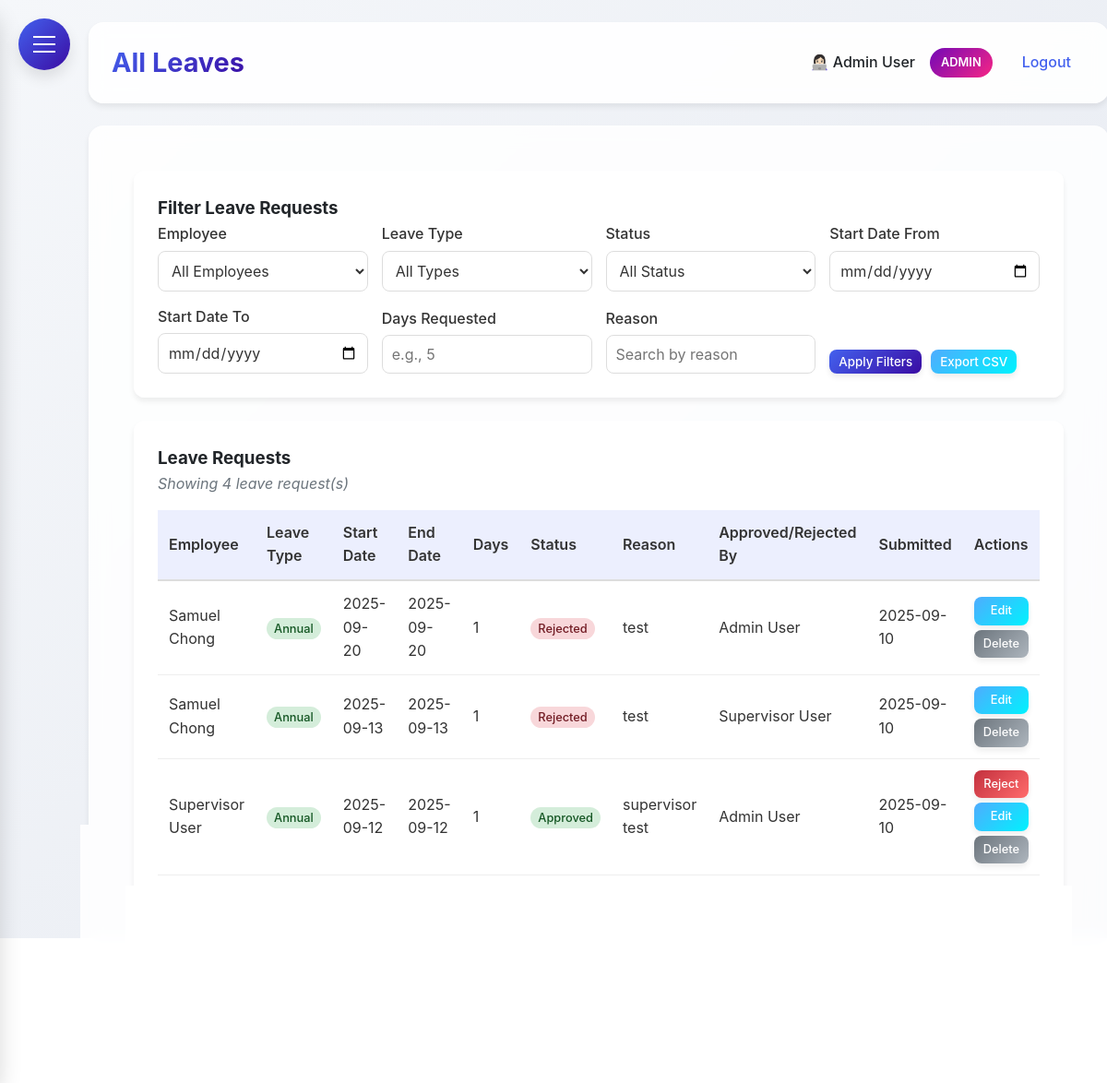
Page /all_leaves (signed in) on the earlier database version.
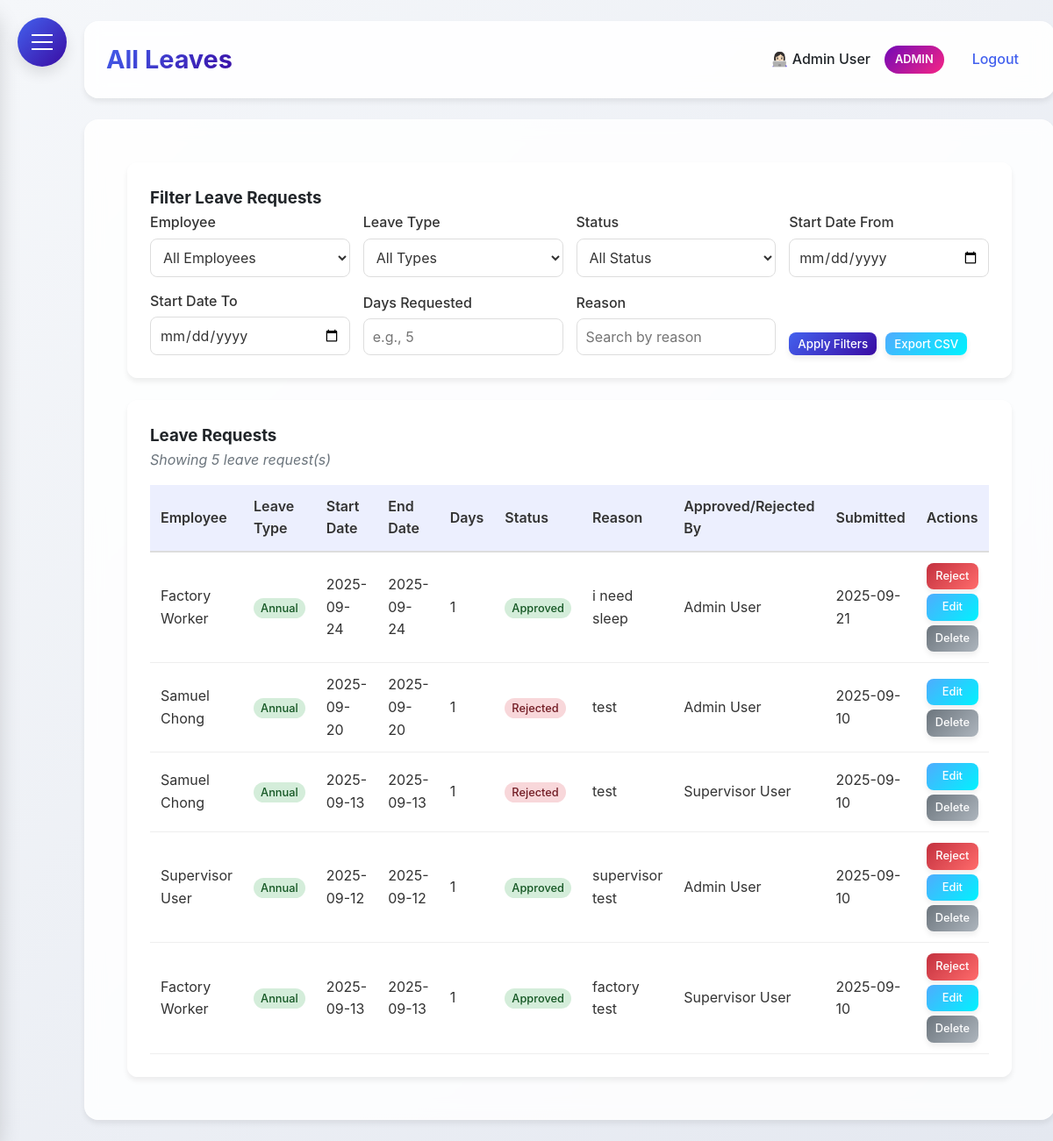
Same page on the later database version.
### HerculesSystem.py (models this page shows, shortened)
class LeaveRequest(db.Model):
    id = db.Column(db.Integer, primary_key=True)
    employee_id = db.Column(db.Integer, db.ForeignKey('employee.id'), nullable=False)
    start_date = db.Column(db.Date, nullable=False)
    end_date = db.Column(db.Date, nullable=False)
    leave_type = db.Column(db.String(50), nullable=False)
    reason = db.Column(db.Text)
    attachment_filename = db.Column(db.String(255))
    status = db.Column(db.String(20), default='pending')
    days_requested = db.Column(db.Integer, nullable=False)
    created_at = db.Column(db.DateTime, default=datetime.utcnow)
    approved_at = db.Column(db.DateTime)
    approved_by_id = db.Column(db.Integer, db.ForeignKey('employee.id'))
    employee = db.relationship('Employee', foreign_keys=[employee_id], backref=db.backref('leave_requests', lazy=True))
    approved_by = db.relationship('Employee', foreign_keys=[approved_by_id])

class Employee(UserMixin, db.Model):
    id = db.Column(db.Integer, primary_key=True)
    username = db.Column(db.String(80), unique=True, nullable=False)
    password = db.Column(db.String(120), nullable=False)
    full_name = db.Column(db.String(120), nullable=False)
    email = db.Column(db.String(120), unique=True, nullable=False)
    nationality = db.Column(db.String(80), nullable=False)
    employee_id = db.Column(db.String(80), unique=True, nullable=False)
    hire_date = db.Column(db.Date)
    is_admin = db.Column(db.Boolean, default=False)
    user_type = db.Column(db.String(20), default='employee')
    last_clock_in = db.Column(db.DateTime)
    last_clock_out = db.Column(db.DateTime)
    last_lunch_start = db.Column(db.DateTime)
    last_lunch_end = db.Column(db.DateTime)
    leave_balances = db.relationship('LeaveBalance', back_populates='employee', lazy=True)

### HerculesSystem.py (the view)
@app.route('/all_leaves')
@login_required
def all_leaves():
    if current_user.user_type not in ['admin', 'supervisor']:
        flash('You do not have permission to view all leaves.', 'danger')
        return redirect(url_for('leaves'))
    employee_id = request.args.get('employee_id', '')
    leave_type = request.args.get('leave_type', '')
    status = request.args.get('status', '')
    start_date_filter = request.args.get('start_date_filter', '')
    end_date_filter = request.args.get('end_date_filter', '')
    days_requested = request.args.get('days_requested', '')
    reason = request.args.get('reason', '')
    Approver = db.aliased(Employee)
    query = db.session.query(
        LeaveRequest,
        Employee.full_name.label('employee_name'),
        db.func.coalesce(Approver.full_name, 'N/A').label('approver_name')
    ).join(
        Employee, LeaveRequest.employee_id == Employee.id
    ).outerjoin(
        Approver, LeaveRequest.approved_by_id == Approver.id
    )
    if employee_id:
        query = query.filter(LeaveRequest.employee_id == employee_id)
    if leave_type:
        query = query.filter(LeaveRequest.leave_type == leave_type)
    if status:
        query = query.filter(LeaveRequest.status == status)
    if start_date_filter:
        try:
            start_date = datetime.strptime(start_date_filter, '%d-%m-%y').date()
            query = query.filter(LeaveRequest.start_date >= start_date)
        except ValueError:
            pass
    if end_date_filter:
        try:
            end_date = datetime.strptime(end_date_filter, '%d-%m-%y').date()
            query = query.filter(LeaveRequest.start_date <= end_date)
        except ValueError:
            pass
    if days_requested:
        try:
            query = query.filter(LeaveRequest.days_requested == int(days_requested))
        except ValueError:
            pass
    if reason:
        query = query.filter(LeaveRequest.reason.ilike(f'%%{reason}%%'))
    results = query.order_by(LeaveRequest.created_at.desc()).all()
    all_requests = []
    for result in results:
        leave_request, employee_name, approver_name = result
        all_requests.append({
            'leave_request': leave_request,
            'employee_name': employee_name,
            'approver_name': approver_name
        })
    employees = Employee.query.all()
    return render_template('all_leaves.html',
                         all_requests=all_requests,
                         employees=employees,
                         filters=request.args)

### HerculesSystem.py (called while the page is built)
@app.after_request
def add_security_headers(response):
    response.headers['Permissions-Policy'] = 'geolocation=()'
    return response

@login_manager.user_loader
def load_user(user_id):
    return db.session.get(Employee, int(user_id))

@app.context_processor
def inject_now():
    return {'now': datetime.utcnow()}

@app.before_request
def before_request():
    if request.url.startswith('https://'):
        new_url = request.url.replace('https://', 'http://', 1)
        return redirect(new_url, code=301)

### templates/all_leaves.html (shortened to what the changed rows need)
{% extends "base.html" %}
{% block content %}
<div class="dashboard-container">
    <div class="glass table-section">
        <h3>Leave Requests</h3>
        {% if all_requests %}
        <p class="filter-summary">
            Showing {{ all_requests|length }} leave request(s)
        </p>
        <div class="table-wrapper">
            <table class="leave-requests-table">
                <thead>
                    <tr>
                        <th>Employee</th>
                        <th>Leave Type</th>
                        <th>Start Date</th>
                        <th>End Date</th>
                        <th>Days</th>
                        <th>Status</th>
                        <th>Reason</th>
                        <th>Approved/Rejected By</th>
                        <th>Submitted</th>
                        <th>Actions</th>
                    </tr>
                </thead>
                <tbody>
                    {% for request_data in all_requests %}
                    {% set request = request_data.leave_request %}
                    <tr>
                        <td>{{ request_data.employee_name }}</td>
                        <td>
                            <span class="leave-type-badge {{ request.leave_type }}">
                                {{ request.leave_type|title }}
                            </span>
                        </td>
                        <td>{{ request.start_date.strftime('%Y-%m-%d') }}</td>
                        <td>{{ request.end_date.strftime('%Y-%m-%d') }}</td>
                        <td>{{ request.days_requested }}</td>
                        <td>
                            <span class="status-badge {{ request.status }}">
                                {{ request.status|title }}
                            </span>
                        </td>
                        <td>{{ request.reason|truncate(30) }}</td>
                        <td>{{ request_data.approver_name }}</td>
                        <td>{{ request.created_at.strftime('%Y-%m-%d') }}</td>
                        <td>
                            <div class="action-buttons">
                                {% if request.status == 'pending' %}
                                <a href="{{ url_for('approve_leave', request_id=request.id) }}" class="btn btn-sm btn-success">Approve</a>
                                <a href="{{ url_for('reject_leave', request_id=request.id) }}" class="btn btn-sm btn-danger">Reject</a>
                                {% elif request.status == 'approved' %}
                                <a href="{{ url_for('reject_approved_leave', request_id=request.id) }}" class="btn btn-sm btn-danger" onclick="return confirm('Are you sure you want to reject this approved leave? An email will be sent to the employee.')">Reject</a>
                                {% endif %}
                                <a href="{{ url_for('admin_edit_leave', request_id=request.id) }}" class="btn btn-sm btn-info">Edit</a>
                                <a href="{{ url_for('admin_delete_leave', request_id=request.id) }}" class="btn btn-sm btn-secondary" onclick="return confirm('Are you sure you want to delete this leave request? This action cannot be undone.')">Delete</a>
                            </div>
                        </td>
                    </tr>
                    {% endfor %}
                </tbody>
            </table>
        </div>
        {% else %}
        <p class="no-results">No leave requests found.</p>
        {% endif %}
    </div>
</div>
{% endblock %}

Differences in the rows shown:
added LeaveRequest: employee_name "Factory Worker", leave_type "Annual", start_date "2025-09-24", end_date "2025-09-24", days_requested "1", status "Approved", reason "i need sleep", approver_name "Admin User", created_at "2025-09-21"
now on this page (row unchanged): LeaveRequest: employee_name "Factory Worker", leave_type "Annual", start_date "2025-09-13", end_date "2025-09-13", days_requested "1", status "Approved", reason "factory test", approver_name "Supervisor User", created_at "2025-09-10"
Other differences:
{{ all_requests|length }}: "4" → "5"
